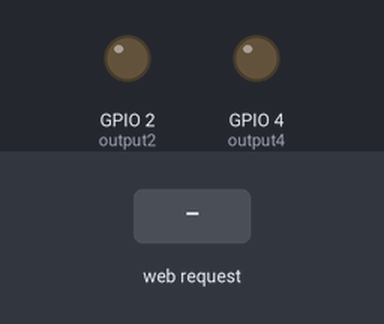
Bench run of a sketch on a simulated ESP8266 (NodeMCU). Shown: output pins drawn as LEDs (lit = HIGH). Inputs (shaded band) come from the test bench. WiFi joins after 1.5 s; servers stay silent unless stated; network time is answered at once with the bench clock; the local clock reads 2024-03-15 10:24:30 at power-on unless the sketch sets it; what the sketch prints to the serial monitor is not drawn.

Above: at 2.7 s.
2.8 s: HTTP request GET /4/on received
At 4.4 s:
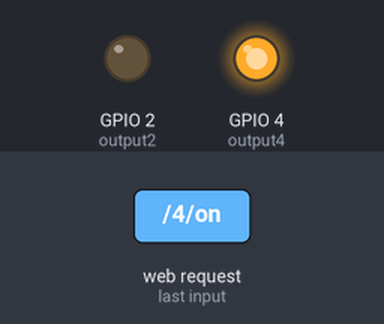
5.0 s: HTTP request GET /2/on/auto received
7.0 s: HTTP request GET /2/off/auto received
Timing chart, 0 to 10.0 s (numbered marks = the images above; inputs shaded):
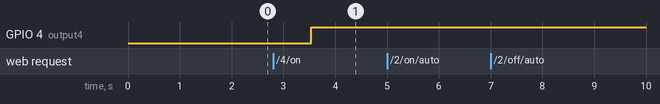

The sketch:

code.ino
```cpp
/*********
  Rui Santos
  Complete project details at http://randomnerdtutorials.com
*********/

// Load Wi-Fi library
#include <ESP8266WiFi.h>
#include <NTPClient.h>
#include <WiFiUdp.h>

// Replace with your network credentials
const char* ssid     = "Free Wifi";
const char* password = "reddy1980";

// Set web server port number to 80
WiFiServer server(80);

// Variable to store the HTTP request
String header;

// Auxiliar variables to store the current output state
String output2State = "off";
String output4State = "off";


// Assign output variables to GPIO pins
const int output2 = 2;
const int output4 = 4;

// Current time
unsigned long currentTime = millis();
// Previous time
unsigned long previousTime = 0;
// Define timeout time in milliseconds (example: 2000ms = 2s)
const long timeoutTime = 2000;
//WiFiServer server(301); //just pick any port number you like

const long utcOffsetInSeconds = 20000;

char daysOfTheWeek[7][12] = {"Sunday", "Monday", "Tuesday", "Wednesday", "Thursday", "Friday", "Saturday"};

// Define NTP Client to get time
WiFiUDP ntpUDP;
NTPClient timeClient(ntpUDP, "pool.ntp.org", utcOffsetInSeconds);
 int x = 0 ;
 int m = 0;
void setup() {
  Serial.begin(115200);
  // Initialize the output variables as outputs
  pinMode(output2, OUTPUT);
  pinMode(output4, OUTPUT);

  // Set outputs to LOW
  digitalWrite(output2, LOW);
  digitalWrite(output4, LOW);


  // Connect to Wi-Fi network with SSID and password
  Serial.print("Connecting to ");
  Serial.println(ssid);
  WiFi.begin(ssid, password);
  while (WiFi.status() != WL_CONNECTED) {
    delay(500);
    Serial.print(".");
  }
  // Print local IP address and start web server
  Serial.println("");
  Serial.println("WiFi connected.");
  Serial.println("IP address: ");
  Serial.println(WiFi.localIP());
  server.begin();
  int x = 0 ;
  int m = 0;
}

void loop(){
 timeClient.update();
 int hours = timeClient.getHours();
 int minutes = timeClient.getMinutes();
 String autostate ;
  Serial.print(hours);
  Serial.print("   ");
  Serial.print(minutes);
    Serial.print("   ");


Serial.print(x);
  Serial.print("   ");
//**********************************************************************************************************************************************************************
  if(x == 1 && hours == 10 ){
    if(minutes < 5){
        digitalWrite(output2, HIGH);
   Serial.println("in");
      }else{
        x = 2;
        }
  }


  if(x == 2 ){
   digitalWrite(output2, LOW);
    Serial.println("out");
  }

  if(hours != 10 ){
   digitalWrite(output2, LOW);

  }

//**********************************************************************************************************************************************************************
  delay(1000);
  WiFiClient client = server.available();   // Listen for incoming clients

  if (client) {                             // If a new client connects,
    Serial.println("New Client.");          // print a message out in the serial port
    String currentLine = "";                // make a String to hold incoming data from the client
    currentTime = millis();
    previousTime = currentTime;
    while (client.connected() && currentTime - previousTime <= timeoutTime) { // loop while the client's connected
      currentTime = millis();
      if (client.available()) {             // if there's bytes to read from the client,
        char c = client.read();             // read a byte, then
        Serial.write(c);                    // print it out the serial monitor
        header += c;
        if (c == '\n') {                    // if the byte is a newline character
          // if the current line is blank, you got two newline characters in a row.
          // that's the end of the client HTTP request, so send a response:
          if (currentLine.length() == 0) {
            // HTTP headers always start with a response code (e.g. HTTP/1.1 200 OK)
            // and a content-type so the client knows what's coming, then a blank line:
            client.println("HTTP/1.1 200 OK");
            client.println("Content-type:text/html");
            client.println("Connection: close");
            client.println();
//******************************************************************************************************************************************************************************************************************************

            // turns the GPIOs on and off
            if (header.indexOf("GET /2/on/auto") >= 0) {
              Serial.println("GPIO 2 on");
              output2State = "ON";

//                digitalWrite(output2, HIGH);
                x = 1;
                Serial.println(x);


            } else if (header.indexOf("GET /2/off/auto") >= 0) {
              Serial.println("GPIO 2 off");
              output2State = "OFF";
//              digitalWrite(output2, LOW);
                x = 2;
                Serial.println(x);

            } else if (header.indexOf("GET /4/on") >= 0) {
              Serial.println("GPIO 4 on");
              output4State = "on";
              digitalWrite(output4, HIGH);
            } else if (header.indexOf("GET /4/off") >= 0) {
              Serial.println("GPIO 4 off");
              output4State = "off";
              digitalWrite(output4, LOW);
            }


            // Display the HTML web page
            client.println("<!DOCTYPE html> <!-- saved from url=(0020)http://192.168.1.24/ --> <html nighteye=\"disabled\" class=\"gr__192_168_1_24\"> <head> <meta http-equiv=\"Content-Type\" content=\"text/html; charset=windows-1252\" /> <meta name=\"viewport\" content=\"width=device-width, initial-scale=1\" /> <link rel=\"icon\" href=\"data:,\" /> <style> html { font-family: Helvetica; display: inline-block; margin: 0px auto; text-align: center; } h1 { color: white; } .button { background-color: #222; border: none; color: white; padding: 16px 40px; text-decoration: none; font-size: 30px; margin: 10px; cursor: pointer; border-radius: 20px; } .buttonon { background-color: #222; border: none; color: rgb(37, 214, 31); padding: 16px 40px; text-decoration: none; font-size: 30px; margin: 10px; cursor: pointer; border-radius: 20px; } .button2 { background-color: #77878a; } .onoff { margin-top: 10vh; } body { margin-top: 5vh; background-color: #000; } .auto { margin-top: 13vh; color: white; } .dropdown { position: relative; display: inline-block; } .dropdown-content { display: none; position: absolute; background-color: #222; min-width: 160px; box-shadow: 0px 8px 16px 0px rgba(0, 0, 0, 0.2); padding: 1px 10px; border-radius: 15px; z-index: 1; } .dropdown:hover .dropdown-content { display: block; } </style> </head>");
            client.println("<body data-gr-c-s-loaded=\"true\"> <h1>Watering System</h1>");
            client.println("<p class=\"auto\">A U T O :"+ output2State +"</p>");
            if (output2State=="OFF") {
              client.println("<p class=\"auto1\"><a href=\"/2/on/auto\"><button class=\"button\">A U T O</button></a></p>");
            } else {
              client.println("<p class=\"auto1\"><a href=\"/2/off/auto\"><button class=\"button buttonon\">A U T O</button></a></p>");
            }
             if (output4State=="off") {
              client.println("<p class=\"auto1\"><a href=\"/4/on\"><button class=\"button\">ON</button></a></p>");
            } else {
              client.println("<pclass=\"auto1\"><a href=\"/4/off\"><button class=\"button button2\">OFF</button></a></p>");
            }


            client.println("</body></html>");


//***********************************************************************************************************************************************************************************************************************************************************

            // The HTTP response ends with another blank line
            client.println();
            // Break out of the while loop
            break;
          } else { // if you got a newline, then clear currentLine
            currentLine = "";
          }
        } else if (c != '\r') {  // if you got anything else but a carriage return character,
          currentLine += c;      // add it to the end of the currentLine
        }
      }
    }
    // Clear the header variable
    header = "";
    // Close the connection
    client.stop();
    Serial.println("Client disconnected.");
    Serial.println("");
  }
}
```

Measured:
- after the input at 2.8 s, GPIO 4 (output4): LOW → HIGH after 0.74 s
- after the input at 5.0 s, every drawn part: stays the same
- after the input at 7.0 s, every drawn part: stays the same
